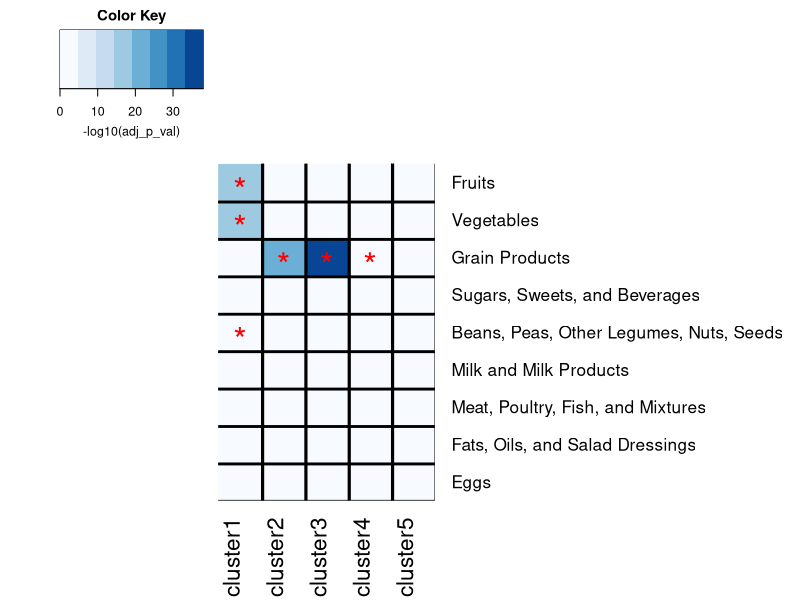
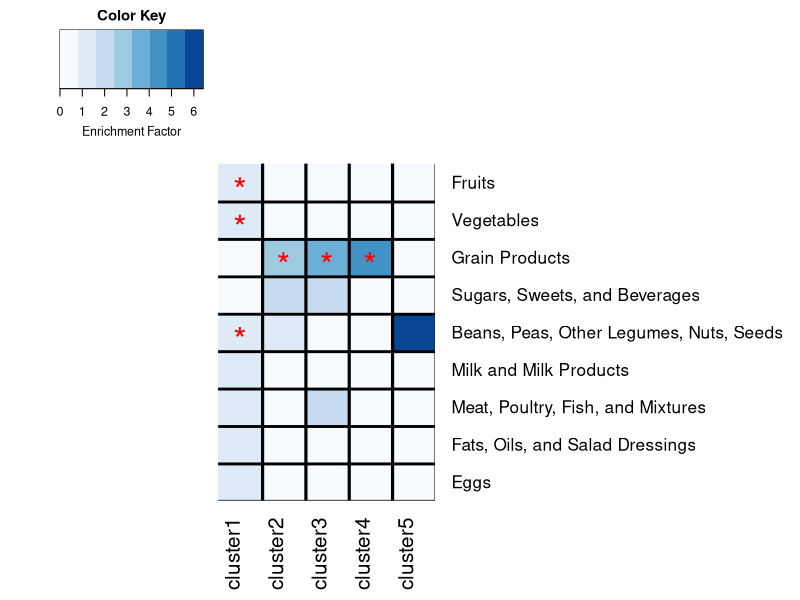
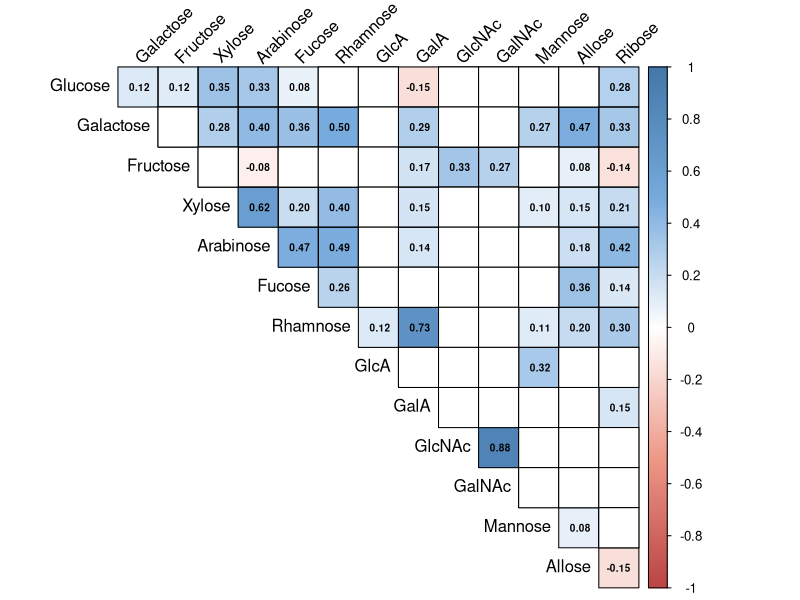

Here is the R script that generated these plots, in order:
#import modules
library(RColorBrewer)
library(ComplexHeatmap)
library(gridBase)
library(dplyr)
library(tidyr)
library(corrplot)
library(gplots)

set.seed(123)

setwd("NIH_Glycopedia")

#read excel file
NIH_all_mono <- readxl::read_excel("NIH_all_mono_newFGv3.xlsx", 
                                   col_types = c("text", "numeric", 
                                                 "numeric", "numeric", "numeric", 
                                                 "numeric", "numeric", "numeric", 
                                                 "numeric", "numeric", "numeric", 
                                                 "numeric", "numeric", "numeric", 
                                                 "numeric", "numeric"))

#setup matrices/DF
##extract list of food_groups
foodGrpList <- NIH_all_mono[,1]
##extract mono values only
monoMat <- NIH_all_mono[, -(1:2)]

#replace missing values with 0
monoMat[is.na(monoMat)] <- 0

#replace 0 values with min.value / 5 (for each column)
monoMat[1:ncol(monoMat)] <- lapply(monoMat[1:ncol(monoMat)],
                                   function(x) replace(x, (x==0)|(x<0), min(x[x>0], na.rm = TRUE)/5))

#log10 transform mono values for heatmap
monoMat2 <- log10(monoMat[,1:ncol(monoMat)])

#change sample_ID to numerical string '0001'
sampleName <- as.numeric(unlist(NIH_all_mono[,2]))
sampleName <- formatC(sampleName, width = 4, format = "d", flag = "0")
NIH_all_mono <- NIH_all_mono %>%
  mutate(sample_ID=sampleName)

#get cluster membership
hc <- hclust(dist(monoMat), method = 'complete')
k <-  5 #set number of clusters: use determine_optimum_cluster.R script 

clu_df <- data.frame(Cluster = paste('cluster', as.character(cutree(hc, k=k)), sep=""))
clu_df <- cbind(clu_df, sample_ID = NIH_all_mono$sample_ID)
NIH_all_mono2 <- clu_df %>% inner_join(NIH_all_mono)

#get cluster vs food_group frequency matrix for Enrichment Analysis
datalist = list() 
for (cluster in unique(NIH_all_mono2$Cluster)) {
  c_vec <- c()
  for (food_grp in unique(NIH_all_mono2$food_group)) {
    count <- sum(NIH_all_mono2$Cluster == cluster & NIH_all_mono2$food_group == food_grp)
    c_vec <- append(c_vec, count)
  }
  names(c_vec) <- unique(NIH_all_mono2$food_group)
  c_vec <- data.frame(c_vec,
                      row.names = unique(NIH_all_mono2$food_group)
  )
  colnames(c_vec) <- c(cluster)
  datalist <- append(datalist, c_vec)
}
freq_table = do.call(cbind, datalist)
rownames(freq_table) <- unique(NIH_all_mono2$food_group)

freq_table <- rbind(freq_table, colSums(freq_table))
rownames(freq_table)[10] <- "sum"
freq_table <- cbind(freq_table, rowSums(freq_table))
colnames(freq_table)[k+1] <- "sum"

#generating p-vals and Enrichment Factors from hypergeometric test 
A <- function(x,y,z,N) {phyper(x-1,y,N-y,z, lower.tail = FALSE)}

pVal_list = list()
EF_list = list()

for (i in c(1:length(unique(clu_df[["Cluster"]])))) {
  cl <- paste('cluster',as.character(i), sep='')
  # print(cl)
  x <- freq_table[,cl]
  y <- tail(freq_table[,cl], n=1)
  N <- freq_table['sum','sum']
  z <- freq_table[,'sum']
  
  pval <- A(x,y,z,N)
  pval <- data.frame(pval)
  colnames(pval) <- cl
  pVal_list <- append(pVal_list, pval)
  
  EF <- (x/z)/(y/N)
  EF <- data.frame(EF)
  colnames(EF) <- cl
  EF_list <- append(EF_list, EF)
}
pval_df <- do.call(cbind, pVal_list)
rownames(pval_df) <- rownames(freq_table)
pval_df <- pval_df[!rownames(pval_df) %in% c('sum'), ]    #delete row sum

EF_df <- do.call(cbind, EF_list)
rownames(EF_df) <- rownames(freq_table)
EF_df <- EF_df[!rownames(EF_df) %in% c('sum'), ]    #delete row sum

#get EF values where EF>1
EF_label <- ifelse(EF_df > 1, as.character("*"), "")

#adjusting p-value for multiple comparisons
pval_adj <- pval_df %>% 
  as.matrix %>% 
  as.vector %>% 
  p.adjust(method='fdr') %>% 
  matrix(ncol=length(unique(clu_df[["Cluster"]])))
colnames(pval_adj) <- colnames(pval_df)
rownames(pval_adj) <- rownames(pval_df)

#get -log10(p_val_adjusted)
pval_adj2 <- -log10(pval_adj)
pval_adj2[pval_adj2 == "Inf"] <- NA

#get adj p-val < 0.05 
pval_label <- ifelse(pval_adj2 > -log10(0.05), as.character("*"), "")

#color palette for EnrichmentFactor and pval heatmaps
pal <- brewer.pal(8, "Blues")

#generate heatmap object for adjusted p-values
pval_hm <- heatmap.2(pval_adj2, Rowv = FALSE, Colv = FALSE, trace = 'none', density.info = 'none', 
                     dendrogram = 'none', col=pal, colsep=1:nrow(pval_adj2), rowsep=1:nrow(pval_adj2), 
                     sepcolor = 'black', cellnote = pval_label, notecol='red', notecex = 2.5,
                     margins = c(6,22),
                     key.xlab = "-log10(adj_p_val)")

#generate heatmap object for Enrichment Factors
#add significance marker at pval < 0.05
EF_hm <- heatmap.2(EF_df, Rowv = FALSE, Colv = FALSE, trace = 'none', density.info = 'none',
                   dendrogram = 'none', col=pal, colsep=1:nrow(EF_df), rowsep=1:nrow(EF_df),
                   sepcolor = 'black', cellnote = pval_label, notecol='red', notecex = 2.5,
                   cexCol = 1.5, margins = c(6,22),
                   key.xlab = "Enrichment Factor")

#p_value function for CORRELATION MATRIX (WITH FDR ADJUSTMENT)
cor.mtest <- function(mat, ...) {
  mat <- as.matrix(mat)
  n <- ncol(mat)
  p.mat<- matrix(NA, n, n)
  diag(p.mat) <- 0
  for (i in 1:(n - 1)) {
    for (j in (i + 1):n) {
      tmp <- cor.test(mat[, i], mat[, j], ...)
      p.mat[i, j] <- p.mat[j, i] <- tmp$p.value
    }
  }
  
  #adjusting p-value
  p.mat <- p.mat %>% 
    as.matrix %>% 
    as.vector %>% 
    p.adjust(method='fdr') %>% 
    matrix(ncol=n)
  colnames(p.mat) <- rownames(p.mat) <- colnames(mat)
  
  p.mat
}

#plot correlation matrix heatmap with significance
p.mat <- cor.mtest(monoMat)
cor_mono <- cor(monoMat)
col <- colorRampPalette(c("#BB4444", "#EE9988", "#FFFFFF", "#77AADD", "#4477AA"))
corr_hm <- corrplot(cor_mono, method="color", col=col(200),  
                    type="upper", order="original", 
                    addCoef.col = "black", number.cex = 0.6, # Add coefficient of correlation
                    tl.col="black", tl.srt=45, #Text label color and rotation
                    # Combine with significance
                    p.mat = p.mat, sig.level = 0.05, insig = "blank", 
                    # hide correlation coefficient on the principal diagonal
                    diag=FALSE,
                    addgrid.col = 'black'
)
